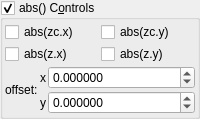
    <widget class="MyGroupBox" name="groupCheck_transf_function_enabledA_false">
     <property name="toolTip">
      <string/>
     </property>
     <property name="title">
      <string>abs() C&amp;ontrols</string>
     </property>
     <property name="checkable">
      <bool>true</bool>
     </property>
     <layout class="QVBoxLayout" name="verticalLayout_55">
      <property name="spacing">
       <number>2</number>
      </property>
      <property name="leftMargin">
       <number>2</number>
      </property>
      <property name="topMargin">
       <number>2</number>
      </property>
      <property name="rightMargin">
       <number>2</number>
      </property>
      <property name="bottomMargin">
       <number>2</number>
      </property>
      <item>
       <layout class="QGridLayout" name="gridLayout_4">
        <item row="0" column="1">
         <widget class="MyCheckBox" name="checkBox_transf_function_enabledAy_false">
          <property name="text">
           <string notr="true">abs(zc.y)</string>
          </property>
         </widget>
        </item>
        <item row="0" column="0">
         <widget class="MyCheckBox" name="checkBox_transf_function_enabledAx_false">
          <property name="text">
           <string notr="true">abs(zc.x)</string>
          </property>
         </widget>
        </item>
        <item row="1" column="1">
         <widget class="MyCheckBox" name="checkBox_transf_function_enabledN_false">
          <property name="text">
           <string notr="true">abs(z.y)</string>
          </property>
         </widget>
        </item>
        <item row="1" column="0">
         <widget class="MyCheckBox" name="checkBox_transf_function_enabledM_false">
          <property name="text">
           <string notr="true">abs(z.x)</string>
          </property>
         </widget>
        </item>
       </layout>
      </item>
      <item>
       <layout class="QGridLayout" name="gridLayout_18" columnstretch="0,0,1">
        <property name="spacing">
         <number>2</number>
        </property>
        <item row="1" column="2">
         <widget class="MyDoubleSpinBox" name="spinbox3_transf_offsetA_000_y">
          <property name="enabled">
           <bool>true</bool>
          </property>
          <property name="sizePolicy">
           <sizepolicy hsizetype="Minimum" vsizetype="Maximum">
            <horstretch>0</horstretch>
            <verstretch>0</verstretch>
           </sizepolicy>
          </property>
          <property name="decimals">
           <number>6</number>
          </property>
          <property name="minimum">
           <double>-99.989999999999995</double>
          </property>
          <property name="maximum">
           <double>99.989999999999995</double>
          </property>
          <property name="singleStep">
           <double>0.100000000000000</double>
          </property>
         </widget>
        </item>
        <item row="0" column="2">
         <widget class="MyDoubleSpinBox" name="spinbox3_transf_offsetA_000_x">
          <property name="enabled">
           <bool>true</bool>
          </property>
          <property name="sizePolicy">
           <sizepolicy hsizetype="Minimum" vsizetype="Maximum">
            <horstretch>0</horstretch>
            <verstretch>0</verstretch>
           </sizepolicy>
          </property>
          <property name="prefix">
           <string/>
          </property>
          <property name="decimals">
           <number>6</number>
          </property>
          <property name="minimum">
           <double>-99.989999999999995</double>
          </property>
          <property name="singleStep">
           <double>0.100000000000000</double>
          </property>
         </widget>
        </item>
        <item row="0" column="1">
         <widget class="QLabel" name="label_136">
          <property name="text">
           <string notr="true">x</string>
          </property>
         </widget>
        </item>
        <item row="1" column="1">
         <widget class="QLabel" name="label_137">
          <property name="text">
           <string notr="true">y</string>
          </property>
         </widget>
        </item>
        <item row="0" column="0" rowspan="2">
         <widget class="QLabel" name="label_118">
          <property name="text">
           <string>offset:</string>
          </property>
         </widget>
        </item>
       </layout>
      </item>
     </layout>
    </widget>
